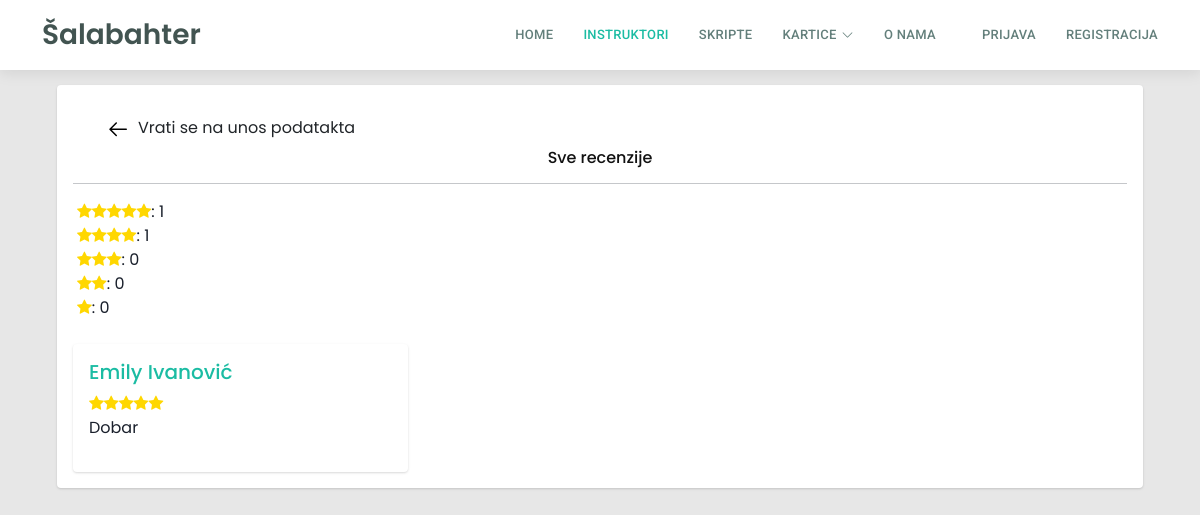
The app's page /recenzije/sve.php?korisnik=25 with its own data.
### tables this page shows
CREATE TABLE `recenzije` (
  `recenzija_id` int(11) NOT NULL,
  `ocjena` int(1) NOT NULL,
  `komentar` varchar(255) NOT NULL,
  `odKorisnika` int(11) NOT NULL,
  `zaKorisnika` int(11) NOT NULL
);

CREATE TABLE `korisnik` (
  `korisnik_id` int(11) NOT NULL,
  `ime` varchar(50) DEFAULT NULL,
  `prezime` varchar(50) DEFAULT NULL,
  `email` varchar(100) DEFAULT NULL,
  `lozinka` varchar(255) DEFAULT NULL,
  `adresa` varchar(255) DEFAULT NULL,
  `prebivaliste` varchar(255) NOT NULL,
  `mjesto` int(5) DEFAULT NULL,
  `slika_korisnika` varchar(255) DEFAULT NULL,
  `status_korisnika` int(20) DEFAULT NULL,
  `isAdmin` tinyint(1) NOT NULL
);

### recenzije/sve.php (the view, shortened to what this page needs)
<?php
$con = require "../ukljucivanje/connection/spajanje.php";
$korisnikID = $_GET['korisnik'];
$sqlDohvatiRecenzije = "SELECT * FROM recenzije WHERE zaKorisnika = {$korisnikID}";
$rezultatRecenzije = $con->query($sqlDohvatiRecenzije);
if ($rezultatRecenzije->num_rows > 0) {
    $imaRecenzije = true;
} else {
    $imaRecenzije = false;
}
?>
<!DOCTYPE html>
<html lang="en">
<head>
    <?php include '../assets/css/stiliranjeSporedno.php'; ?>
    <link rel="stylesheet" href="https://cdnjs.cloudflare.com/ajax/libs/font-awesome/4.7.0/css/font-awesome.min.css">
    <link href="../assets/css/nadzornaploca.css" rel="stylesheet">
    <link href="../assets/css/recenzije.css" rel="stylesheet">
</head>
<body>
    <?php include '../ukljucivanje/header.php'; ?>
    <div class="container">
        <div class="main-body">
            <?php if ($imaRecenzije) : ?>
                <div class="row">
                    <div class="col-md-12">
                        <div class="card mb-3">
                            <div class="card-body">
                                <div class="row m-2">
                                    <div class="col d-flex justify-content-start align-items-center">
                                        <a class="btn text" href="../profil?korisnik=<?php echo $korisnikID ?>"><svg xmlns="http://www.w3.org/2000/svg" viewBox="0 0 24 24" width="24" height="24" class="mr-2">
                                                <path d="M10.78 19.03a.75.75 0 0 1-1.06 0l-6.25-6.25a.75.75 0 0 1 0-1.06l6.25-6.25a.749.749 0 0 1 1.275.326.749.749 0 0 1-.215.734L5.81 11.5h14.44a.75.75 0 0 1 0 1.5H5.81l4.97 4.97a.75.75 0 0 1 0 1.06Z"></path>
                                            </svg>Vrati se na unos podatakta</a>
                                    </div>
                                    <div class="col d-flex justify-content-center">
                                        <h6 class="mb-0">Sve recenzije</h6>
                                    </div>
                                </div>
                                <hr>
                                <div class="row">
                                    <?php
                                    $zvjezdiceOcjenas = [];
                                    for ($i = 1; $i <= 5; $i++) {
                                        $sqlzvjezdiceOcjena = "SELECT COUNT(*) as count FROM recenzije WHERE zaKorisnika = {$korisnikID} AND ocjena = {$i}";
                                        $zvjezdiceOcjenaResult = $con->query($sqlzvjezdiceOcjena);
                                        $zvjezdiceOcjena = $zvjezdiceOcjenaResult->fetch_assoc();
                                        $zvjezdiceOcjenas[$i] = $zvjezdiceOcjena['count'];
                                    }
                                    for ($ocjena = 5; $ocjena >= 1; $ocjena--) {
                                        $count = isset($zvjezdiceOcjenas[$ocjena]) ? $zvjezdiceOcjenas[$ocjena] : 0;
                                        echo "<span class='pl-3'>";
                                        for ($i = 0; $i < $ocjena; $i++) {
                                            echo "<i class='fa fa-star' style='color:gold;'></i>";
                                        }
                                        echo ": {$count}</span><br>";
                                    }
                                    ?>
                                    <?php
                                    if ($rezultatRecenzije->num_rows > 0) :
                                        while ($red = $rezultatRecenzije->fetch_assoc()) :
                                            $sqlKorisnik = "SELECT korisnik_id, korisnik.ime, korisnik.prezime, recenzije.ocjena, recenzije.komentar
                        FROM korisnik
                        JOIN recenzije ON korisnik.korisnik_id = recenzije.odKorisnika
                        WHERE recenzije.recenzija_id = {$red['recenzija_id']}";
                                            $rezultatKorisnik = $con->query($sqlKorisnik);
                                            $korisnik = $rezultatKorisnik->fetch_assoc();
                                    ?>
                                            <div class="col-sm-4">
                                                <div class="card mt-4 ">
                                                    <div class="card-body">
                                                        <div class="row">
                                                            <div class="col">
                                                                <h5><a class="link" href="?korisnik=<?php echo $korisnik['korisnik_id'] ?>"><?php echo $korisnik['ime'] . " " . $korisnik['prezime'] ?></a></h5>
                                                            </div>
                                                        </div>
                                                        <div class="row">
                                                            <div class="col">
                                                                <?php
                                                                for ($i = 1; $i <= 5; $i++) {
                                                                    if ($i <= $korisnik['ocjena']) {
                                                                        echo '<i class="fa fa-star" style="color:gold;"></i>';
                                                                    } else {
                                                                        echo '<i class="fa fa-star-o"></i>';
                                                                    }
                                                                }
                                                                ?>
                                                            </div>
                                                        </div>
                                                        <div class="row">
                                                            <div class="col">
                                                                <p><?php echo $korisnik['komentar'] ?></p>
                                                            </div>
                                                        </div>
                                                    </div>
                                                </div>
                                            </div>
                                    <?php endwhile;
                                    else : echo "Nema recenzija";
                                    endif; ?>
                                </div>
                            </div>
                        </div>
                    </div>
                </div>
            <?php endif; ?>
        </div>
    </div>
</body>
</html>

### assets/css/style.css (style rules this page uses)
body { font-family: "Poppins", sans-serif !important; background-color: #f3efff; }
a { text-decoration: none !important; color: #1bbca3; }
h1, h2, h3, h4, h5, h6 { font-family: "Poppins", sans-serif !important; color: #111111 !important; }
.scrolled-offset { margin-top: 70px; }

### assets/css/nadzornaploca.css (style rules this page uses)
body { color: #1a202c; text-align: left; background-color: #e7e7e7; font-family: 'Poppins', sans-serif; }
.main-body { padding: 15px; }
.card { box-shadow: 0 1px 3px 0 rgba(0, 0, 0, .1), 0 1px 2px 0 rgba(0, 0, 0, .06); }
.card { position: relative; display: flex; flex-direction: column; min-width: 0; word-wrap: break-word; background-color: #fff; background-clip: border-box; border: 0 solid rgba(0, 0, 0, .125); border-radius: .25rem; }
.card-body { flex: 1 1 auto; min-height: 1px; padding: 1rem; }
.mb-3, .my-3 { margin-bottom: 1rem !important; }

### records on screen
recenzije: odKorisnika.ime "Emily", odKorisnika.prezime "Ivanović", ocjena 5 (drawn), komentar "Dobar"

### other values on screen
$count "1"
$count "0"
